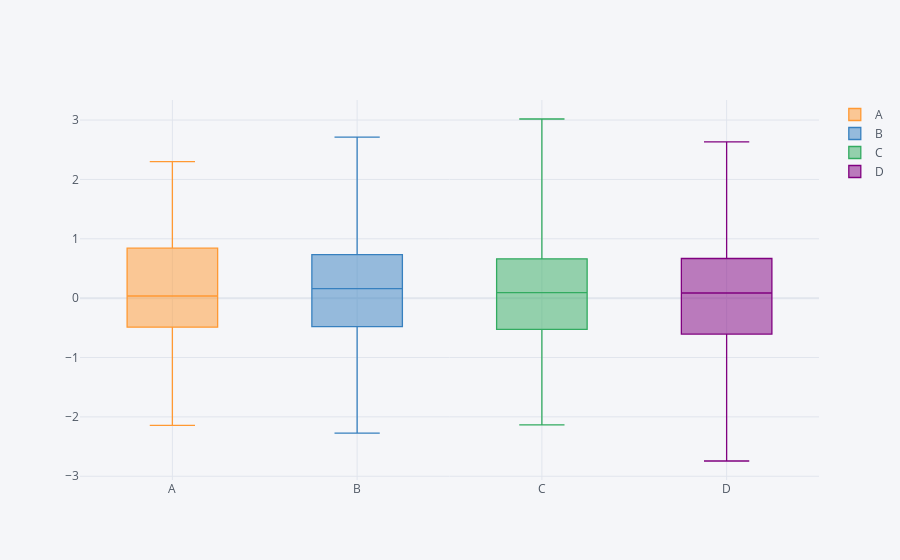

The notebook cell this image was saved under:
### Markdown cell above
## 3d Surface

### Code cell
df.iplot(kind='box')
